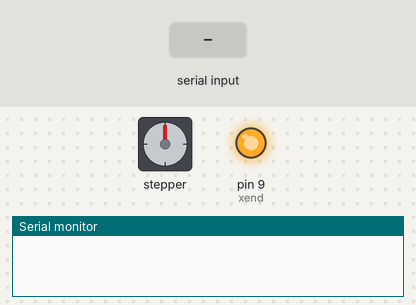
Recording of a sketch running on a simulated Arduino Uno, built with avr-gcc and run on an emulated ATmega328P. Parts: stepper motor, output pins drawn as LEDs (lit = HIGH), the last lines printed to the serial monitor. Wiring (inferred from the names in the program): stepper motor driver (200 steps per turn assumed): step pin 2; direction pin 5; enable pin 8. Inputs (shaded band) come from the test bench. Pins used as bus, display or sensor lines are not drawn.

Above: at 1.2 s.
1.3 s: "r" received over Serial
At 2.7 s:
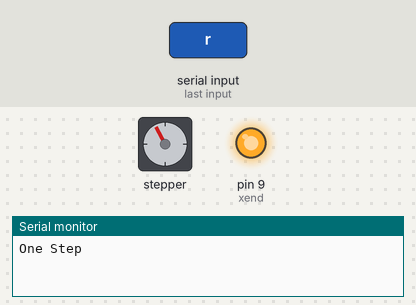
3.2 s: "r" received over Serial
At 4.8 s:
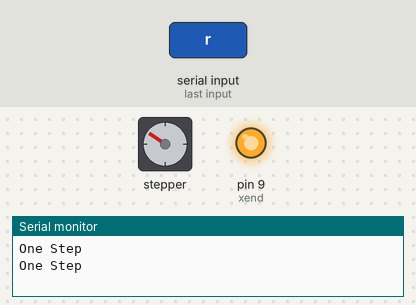
5.1 s: "b" received over Serial
At 6.3 s:
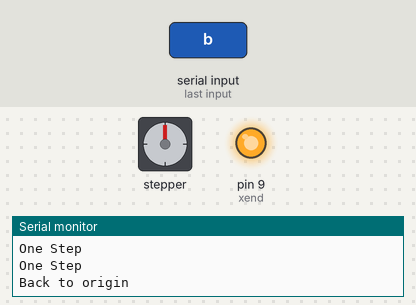
Timing chart, 0 to 8.1 s (numbered marks = the images above; inputs shaded):
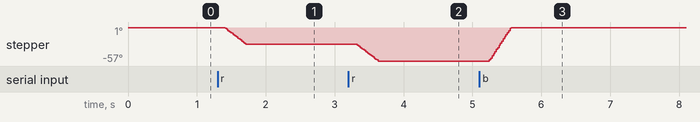

The sketch:

SerialStepperControl.ino
```cpp
char r = 'r';
int en = 8; // 0v
int xend = 9; // 5v x endstop
int xdir = 5; // 0v x direction 0 is clockwise, 1 is counter clockwise
int xstep = 2; // changing x step
int stepcount = 0;

void setup() {
  // put your setup code here, to run once:
  Serial.begin(9600);
  pinMode(en, OUTPUT);
  pinMode(xend, OUTPUT);
  pinMode(xdir, OUTPUT);
  pinMode(xstep, OUTPUT);
  digitalWrite(en, LOW);
  digitalWrite(xend, HIGH);
  digitalWrite(xdir, LOW);
  digitalWrite(xstep, LOW);
}

void loop() {
  // put your main code here, to run repeatedly:
  if (Serial.available() > 0) {
    r = Serial.read();
    if (r == 'r') {
      Serial.println("One Step");
      step();
      stepcount++;
    } else if (r == 'b') { // go back to origin
      Serial.println("Back to origin");
      backstep(stepcount);
      stepcount = 0;
    } else if (r == 't') { // fine tune
      Serial.println("Ticking");
      tick();
    } else if (r == 'o') { // turn off
      Serial.println("Turn off");
      digitalWrite(en, HIGH);
    } else if (r == 'n') { // turn on
      Serial.println("Turn on");
      digitalWrite(en, LOW);
    }
  }
  delay(200);
}

void step() {
  for(int i = 0; i < 16; i++){
    tick();
  }
}

void tick() {
  delay(10);
  digitalWrite(xstep, HIGH);
  delay(10);
  digitalWrite(xstep, LOW);
}

void fasttick() {
  delay(5);
  digitalWrite(xstep, HIGH);
  delay(5);
  digitalWrite(xstep, LOW);
}


void backstep(int count) {
  digitalWrite(xdir, HIGH);
  for (int i = 0; i < 16 * count; i++) {
    fasttick();
  }
  digitalWrite(xdir, LOW);
}
```

Measured:
- after the input at 1.3 s, stepper: turns 28° counter-clockwise in 0.30 s, starting after 0.11 s
- after the input at 3.2 s, stepper: turns 29° counter-clockwise in 0.30 s, starting after 0.13 s
- after the input at 5.1 s, stepper: turns 57° clockwise in 0.32 s, starting after 0.15 s
